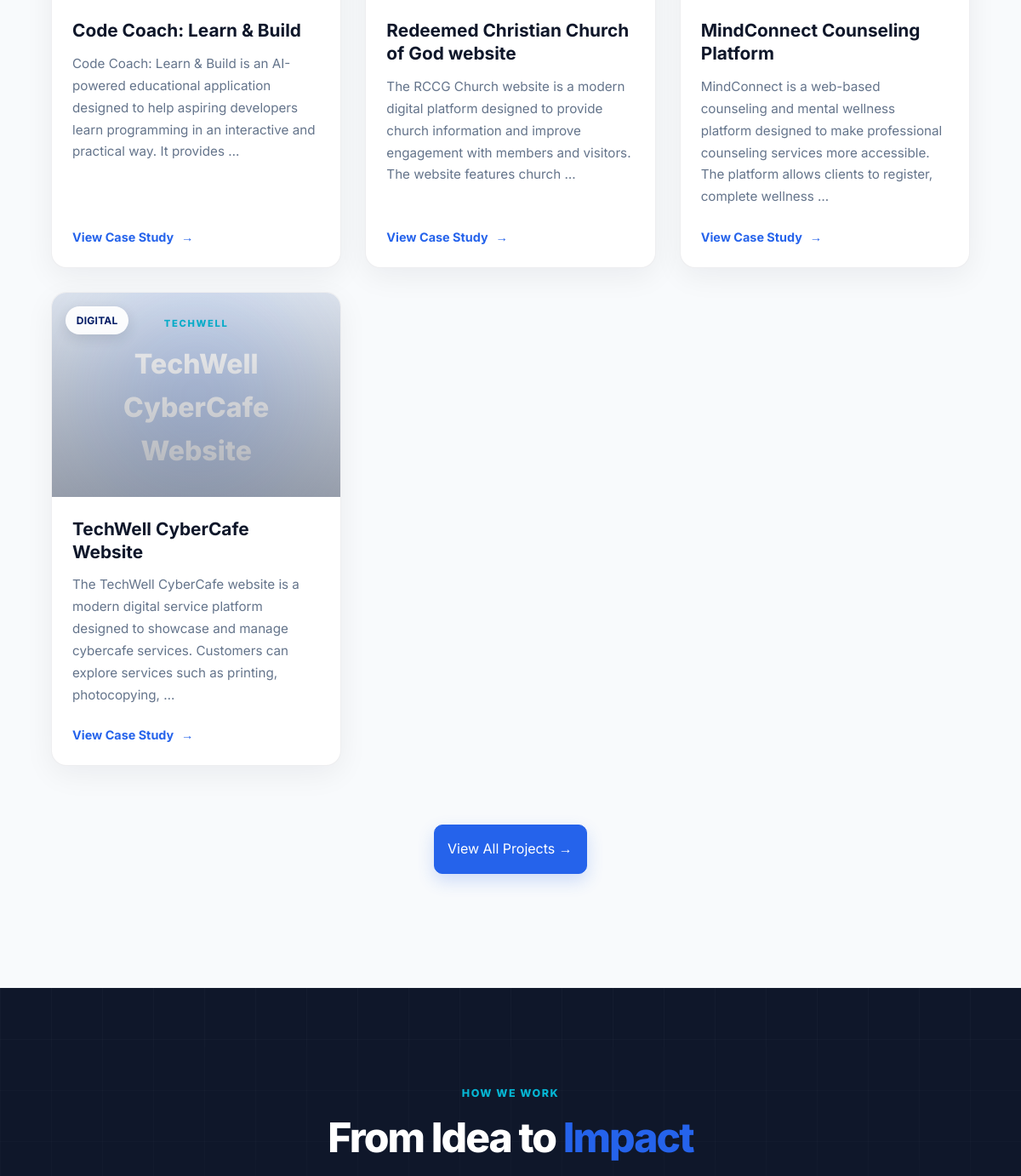
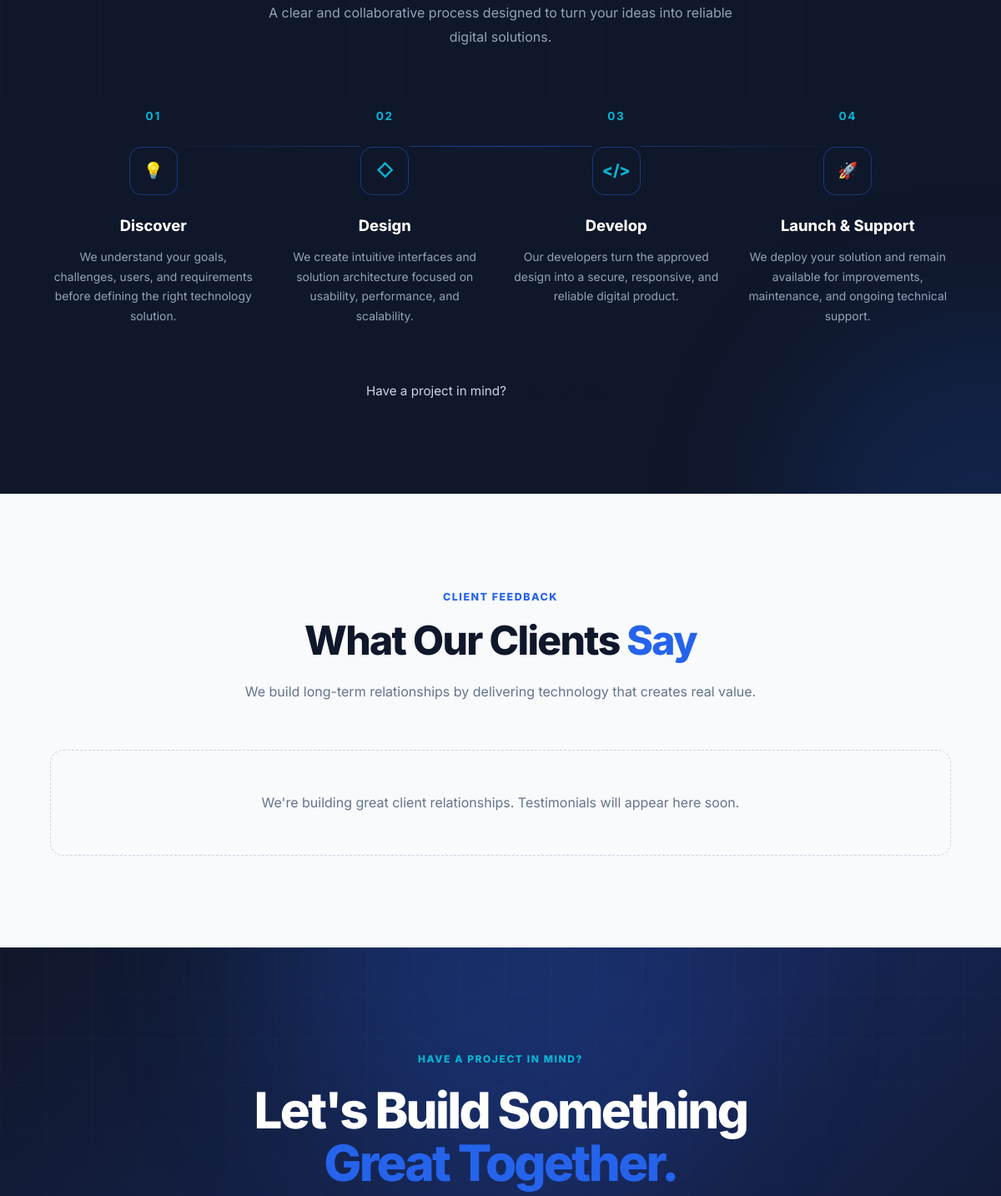
The app's page / (middle part), older data (2 pictures, top to bottom).
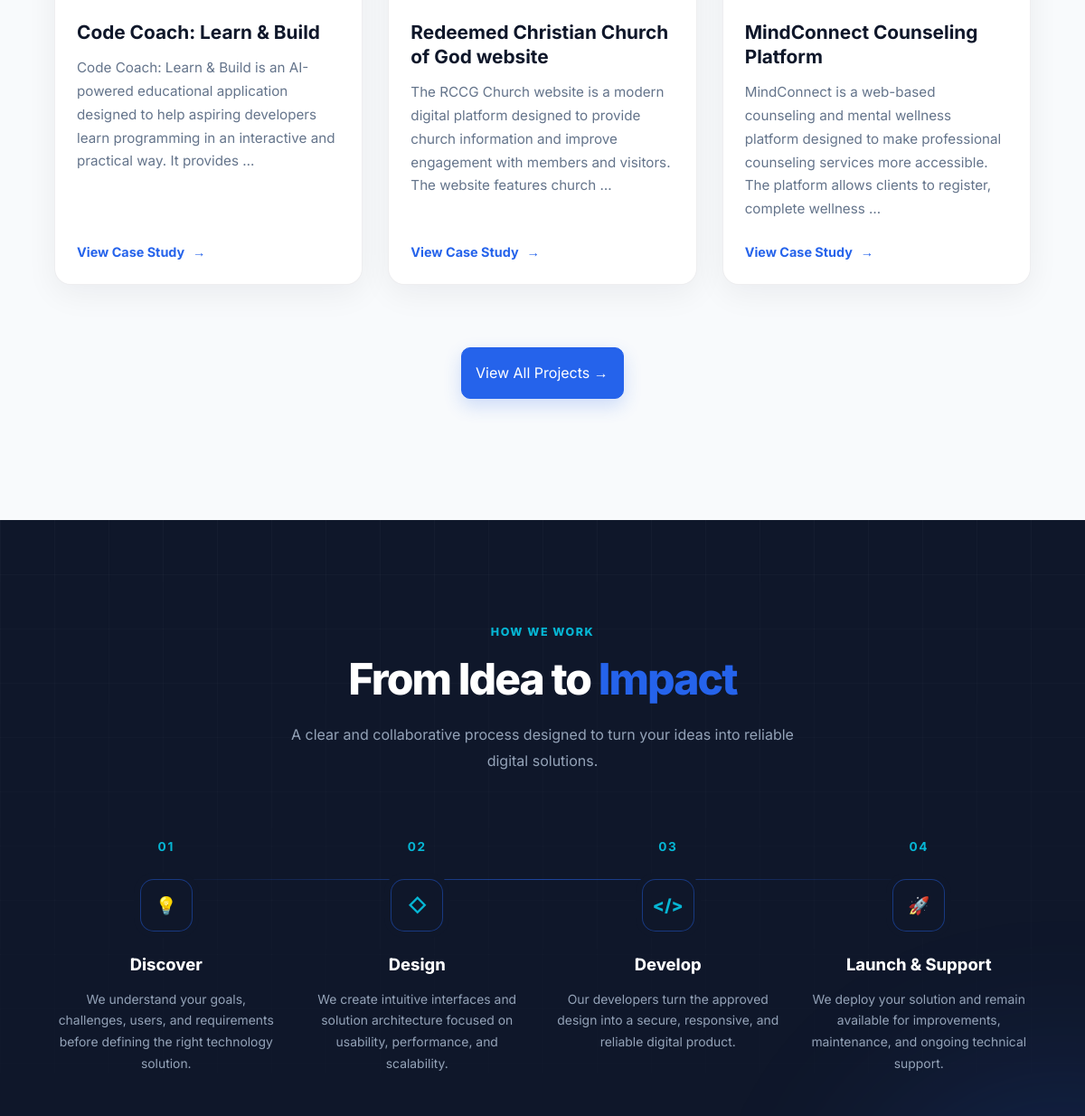
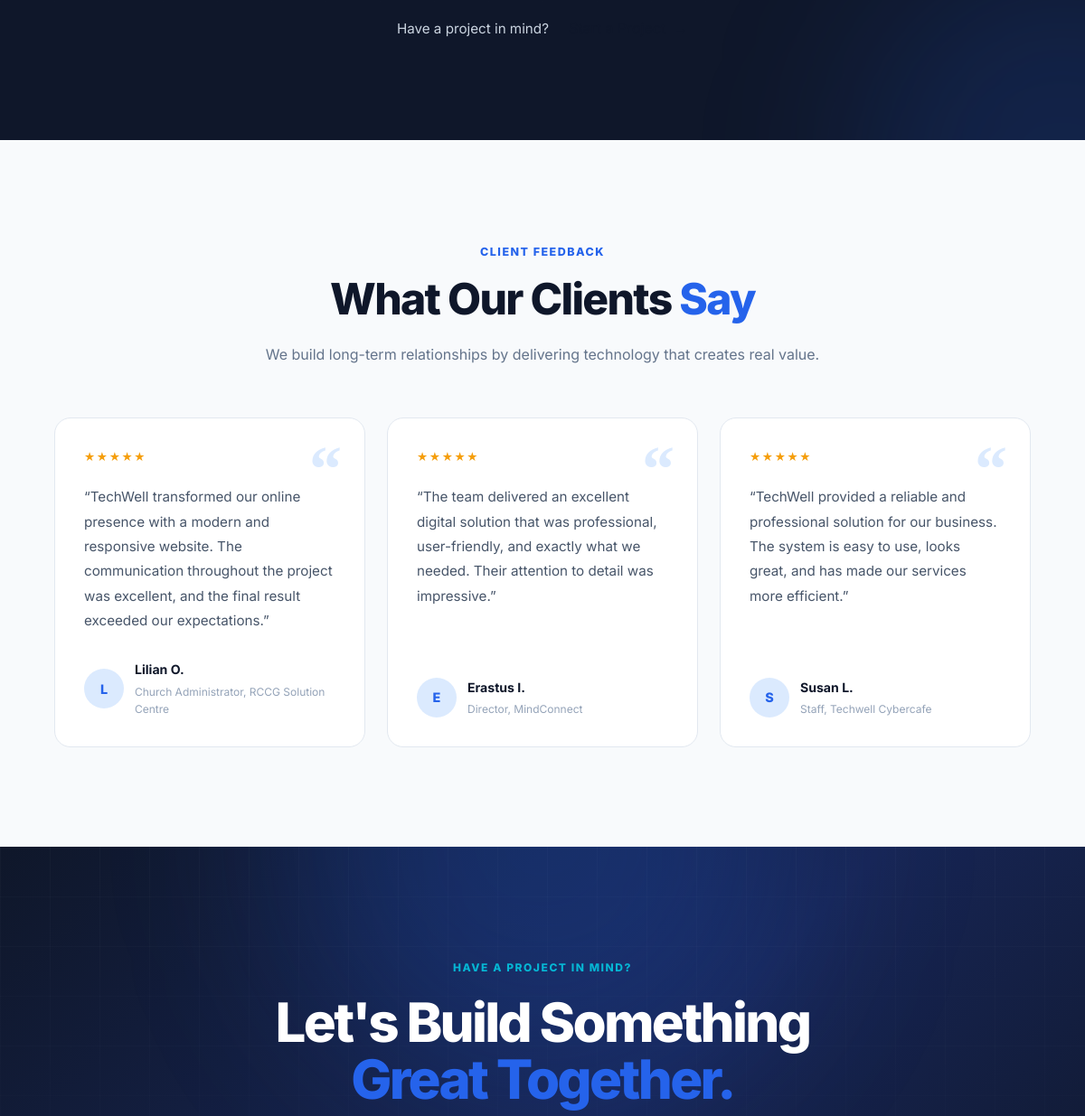
The same page, newer data (2 pictures, top to bottom).
### projects/models.py (models this page shows, shortened)
class Project(models.Model):
    CATEGORY_CHOICES = [
        ("web", "Web Development"),
        ("software", "Software Development"),
        ("mobile", "Mobile Development"),
        ("cloud", "Cloud Solutions"),
        ("digital", "Digital Solutions"),
        ("other", "Other"),
    ]
    title = models.CharField(max_length=150)
    slug = models.SlugField(
        unique=True,
        blank=True
    )
    category = models.CharField(
        max_length=50,
        choices=CATEGORY_CHOICES
    )
    short_description = models.CharField(
        max_length=250
    )
    description = models.TextField()
    image = models.ImageField(
        upload_to="projects/",
        blank=True,
        null=True
    )
    technologies = models.CharField(
        max_length=300,
        blank=True,
        help_text="Example: Django, Python, JavaScript, React"
    )
    client = models.CharField(
        max_length=150,
        blank=True
    )
    project_url = models.URLField(
        blank=True
    )
    featured = models.BooleanField(
        default=False
    )
    is_active = models.BooleanField(
        default=True
    )
    order = models.PositiveIntegerField(
        default=0
    )
    created_at = models.DateTimeField(
        auto_now_add=True
    )
    updated_at = models.DateTimeField(
        auto_now=True
    )
    class Meta:
        ordering = ["order", "-created_at"]
        verbose_name = "Project"
        verbose_name_plural = "Projects"

### core/models.py (models this page shows, shortened)
class Testimonial(models.Model):
    name = models.CharField(max_length=100)
    position = models.CharField(
        max_length=150,
        blank=True,
        help_text="Example: CEO, ABC Company"
    )
    message = models.TextField()
    photo = models.ImageField(
        upload_to="testimonials/",
        blank=True,
        null=True
    )
    rating = models.PositiveSmallIntegerField(
        choices=[
            (1, "1 Star"),
            (2, "2 Stars"),
            (3, "3 Stars"),
            (4, "4 Stars"),
            (5, "5 Stars"),
        ],
        default=5
    )
    is_featured = models.BooleanField(default=False)
    is_active = models.BooleanField(default=True)
    order = models.PositiveIntegerField(default=0)
    created_at = models.DateTimeField(auto_now_add=True)
    updated_at = models.DateTimeField(auto_now=True)
    class Meta:
        ordering = ["order", "-created_at"]

### core/views.py (the view)
# urls.py: 2. Add a URL to urlpatterns:  path('', views.home, name='home')
def home(request):
    featured_services = Service.objects.filter(
        is_active=True,
        is_featured=True
    ).order_by("order", "-created_at")[:3]
    featured_projects = Project.objects.filter(
        is_active=True,
        featured=True
    ).order_by("order", "-created_at")[:6]
    testimonials = Testimonial.objects.filter(
        is_active=True,
        is_featured=True
    ).order_by("order", "-created_at")
    context = {
        "featured_services": featured_services,
        "featured_projects": featured_projects,
        "testimonials": testimonials,
    }
    return render(request, "core/home.html", context )

### templates/core/home.html (shortened to what the changed rows need)
{% extends "base.html" %}
{% block content %}
<section class="featured-projects section">
    <div class="container">
        {% if featured_projects %}
        <div class="projects-grid">
            {% for project in featured_projects %}
            <article class="project-card">
                <div class="project-image">
                    {% if project.image %}
                        <img
                            src="{{ project.image.url }}"
                            alt="{{ project.title }}"
                            loading="lazy"
                        >
                    {% else %}
                        <div class="project-placeholder">
                            <span>
                                TECHWELL
                            </span>
                            <strong>
                                {{ project.title }}
                            </strong>
                        </div>
                    {% endif %}
                </div>
                <div class="project-content">
                    {% if project.category %}
                    <span class="project-category">
                        {{ project.category }}
                    </span>
                    {% endif %}
                    <h3>
                        {{ project.title }}
                    </h3>
                    {% if project.description %}
                    <p>
                        {{ project.description|truncatewords:25 }}
                    </p>
                    {% endif %}
                    {% if project.slug %}
                    <a
                        href=""
                        class="project-link"
                    >
                        View Case Study
                        <span>→</span>
                    </a>
                    {% endif %}
                </div>
            </article>
            {% endfor %}
        </div>
        {% endif %}
    </div>
</section>
<section class="process-section section">
    <div class="container">
        <div class="process-header">
            <h2>
                From Idea to
                <span>Impact</span>
            </h2>
        </div>
    </div>
</section>
<section class="testimonials-section section">
    <div class="container">
        <div class="testimonials-header">
            <h2>
                What Our Clients
                <span>Say</span>
            </h2>
        </div>
        {% if testimonials %}
        <div class="testimonials-grid">
            {% for testimonial in testimonials %}
            <article class="testimonial-card">
                <div class="testimonial-quote">
                    “
                </div>
                <div class="testimonial-rating"
                     aria-label="5 out of 5 stars">
                    ★★★★★
                </div>
                <blockquote>
                    {{ testimonial.message }}
                </blockquote>
                <div class="testimonial-author">
                    {% if testimonial.photo %}
                    <img
                        src="{{ testimonial.photo.url }}"
                        alt="{{ testimonial.name }}"
                        loading="lazy"
                    >
                    {% else %}
                    <div class="testimonial-avatar">
                        {{ testimonial.name|first|upper }}
                    </div>
                    {% endif %}
                    <div>
                        <strong>
                            {{ testimonial.name }}
                        </strong>
                        {% if testimonial.position %}
                        <span>
                            {{ testimonial.position }}
                        </span>
                        {% endif %}
                    </div>
                </div>
            </article>
            {% endfor %}
        </div>
        {% else %}
        <div class="testimonials-empty">
            <p>
                We're building great client relationships.
                Testimonials will appear here soon.
            </p>
        </div>
        {% endif %}
    </div>
</section>
<section class="final-cta">
    <div class="container">
        <div class="final-cta-content">
            <h2>
                Let's Build Something
                <span>Great Together.</span>
            </h2>
        </div>
    </div>
</section>
{% endblock %}

Row changes from the older to the newer data that the page shows:
no longer on this page (row edited): Project: title "TechWell CyberCafe Website", category "DIGITAL", description "The TechWell CyberCafe website is a modern digital service platform designed to showcase and manage cybercafe services. Customers can explore services such as printing, photocopying, …", shows "View Case Study"
added Testimonial: message "“TechWell transformed our online presence with a modern and responsive website. The communication throughout the project was excellent, and the final result exceeded our expectations.”", name|first "L", name "Lilian O.", position "Church Administrator, RCCG Solution Centre"
added Testimonial: message "“The team delivered an excellent digital solution that was professional, user-friendly, and exactly what we needed. Their attention to detail was impressive.”", name|first "E", name "Erastus I.", position "Director, MindConnect"
added Testimonial: message "“TechWell provided a reliable and professional solution for our business. The system is easy to use, looks great, and has made our services more efficient.”", name|first "S", name "Susan L.", position "Staff, Techwell Cybercafe"
Text that changed along with them:
text no longer shown: "We're building great client relationships. Testimonials will appear here soon."
